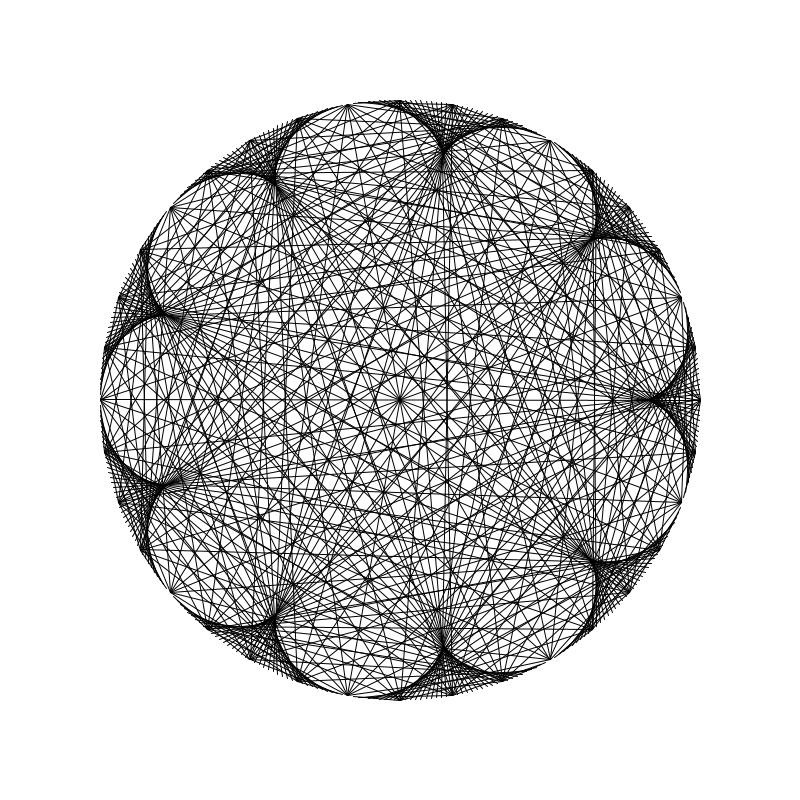
Frame 1 (no input)
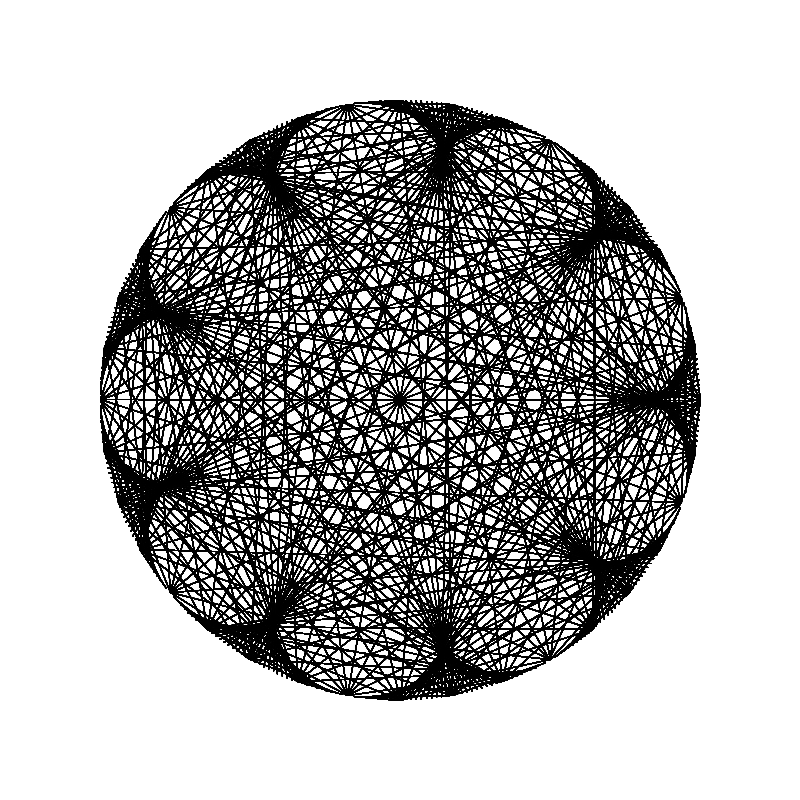
Frame 60 (the mouse pressed at the canvas centre just before this capture)
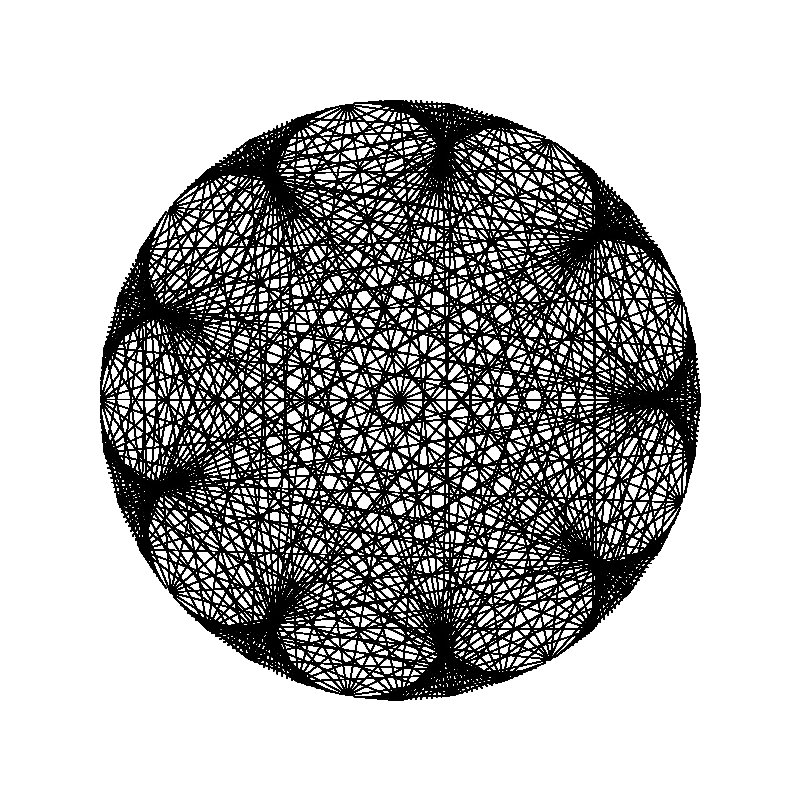
Frame 120 (the mouse held since frame 60 and released just before this capture)

The Processing sketch that drew these frames (run headless with seeded random() and noise(); from frame 60 on, the mouse is pressed at the canvas centre):

// Processing sketch: processing_69525
// ── processing_69525.pde

int radius = 300;  //What is the difference between an int and a float?

float [] xPos = new float [360];  //What are these called and what do they do?
float [] yPos = new float [360];
float [] newxPos = new float [360];
float [] newyPos = new float [360];

void setup() {        //Describe what "setup" does:
  size(800,800);      //What does this do?
  smooth();           //What does this do?
  background(255);    //What does this do?
  
  //Describe what's happening here:
  for (int i = 0; i < 360; i++) {
    int deg = i;
    float angle = radians(deg);
    xPos[i] = cos(angle) * radius;
    yPos[i] = sin(angle) * radius;
    
    deg = (i * 10) + 180;
    angle = radians(deg);
    newxPos[i] = cos(angle) * radius;
    newyPos[i] = sin(angle) * radius;  

}
  
  
}

void draw() {      //Describe what "draw" does generally:

  //Describe what's happening here:
  translate(width/2, height/2);
  
  //Describe what's happening here:
  if (mousePressed == true) {
    fill(random(0, 255), random(0, 255), random(0, 255));
  } else {
    fill(255);
  }

  //Describe what's happening here:
  for (int i = 0; i < 360; i++) {
    line(xPos[i], yPos[i], newxPos[i], newyPos[i]);    
  }

}
//Describe what this sketch does:
